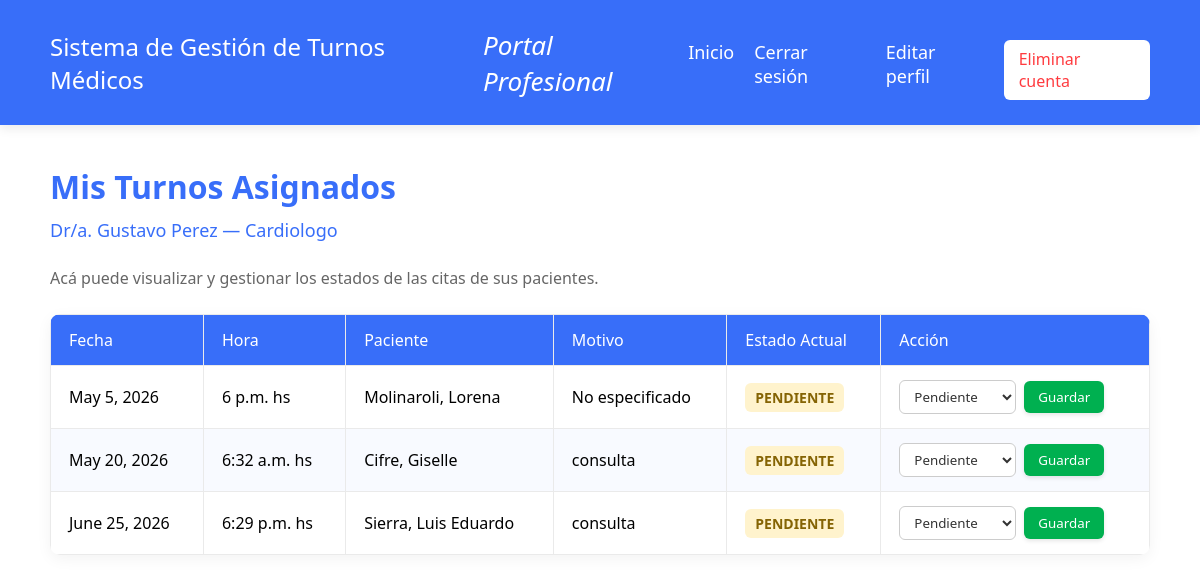
The app's page /lista-turnos-profesional/ (signed in), older data.
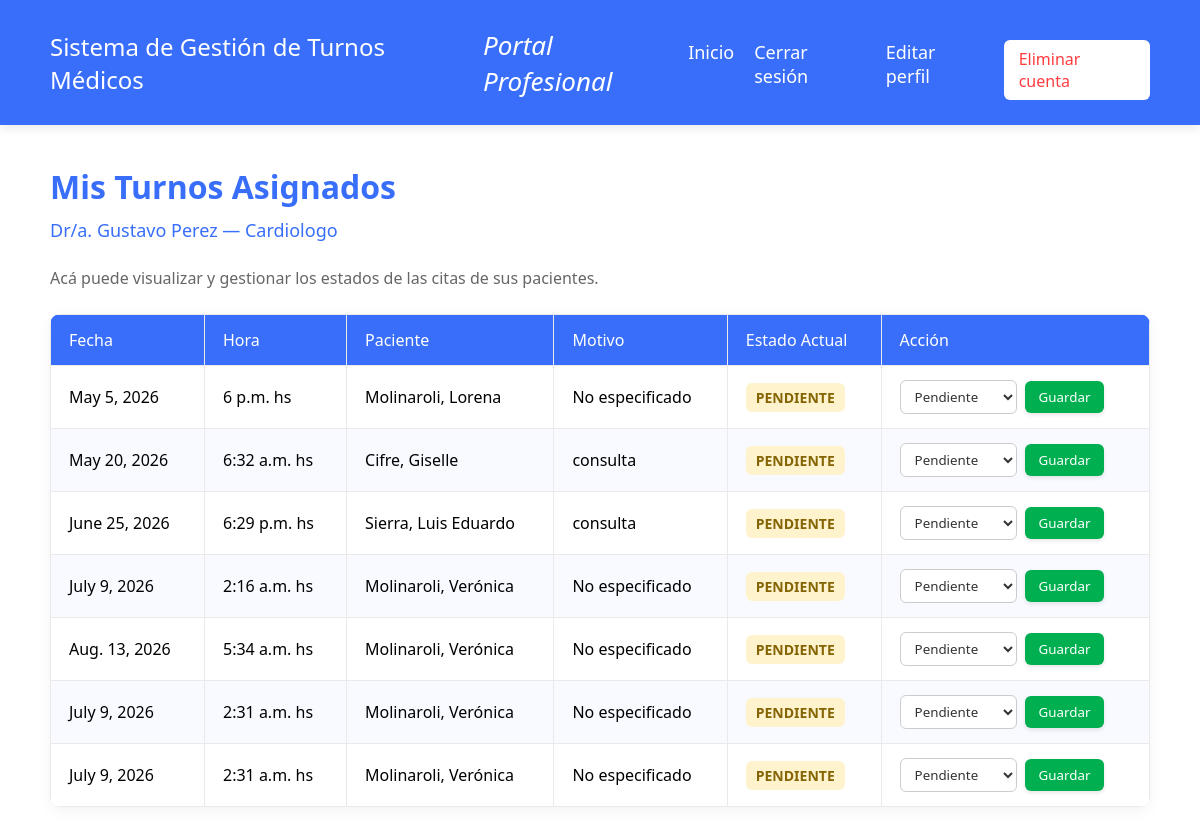
The same page, newer data.
### turnos/models.py (models this page shows, shortened)
class Profesional(models.Model):
    nombre = models.CharField(max_length=100)
    apellido = models.CharField(max_length=100)
    matricula = models.CharField(max_length=50, unique=True)
    especialidad = models.CharField(max_length=100)
    email = models.EmailField(unique=True, null=True, blank=True)
    contrasena = models.CharField(max_length=255) # Para guardar la clave encriptada

class Turno(models.Model):
    ESTADOS_CHOICES = [
        ('PENDIENTE', 'Pendiente'),
        ('CONFIRMADO', 'Confirmado'),
        ('CANCELADO', 'Cancelado'),
        ('REALIZADO', 'Realizado'),
    ]
    paciente = models.ForeignKey(Paciente, on_delete=models.CASCADE) # models.ForeignKey, conecta el turno directamente con un registro de paciente y de profesional
    profesional = models.ForeignKey(Profesional, on_delete=models.CASCADE) # on_delete=models.CASCADE, significa que si se borra un paciente del sistema, se van a borrar automáticamente todos sus turnos asociados.
    fecha = models.DateField()
    hora = models.TimeField()
    motivo = models.TextField(blank=True, null=True)
    estado = models.CharField(max_length=20, choices=ESTADOS_CHOICES, default='PENDIENTE')

class Paciente(models.Model):
    nombre = models.CharField(max_length=100)
    apellido = models.CharField(max_length=100)
    dni = models.CharField(max_length=20, unique=True)
    email = models.EmailField(unique=True)
    contrasena = models.CharField(max_length=255) # Para guardar la clave encriptada

### turnos/views.py (the view)
# urls.py: path('lista-turnos-profesional/', views.lista_turnos_profesional, name='lista_turnos_profesional'),
def lista_turnos_profesional(request):
    profesional_id = request.session.get('profesional_id')
    if not profesional_id:
        return redirect('ingreso_profesional')
    profesional = Profesional.objects.get(id=profesional_id)
    turnos = Turno.objects.filter(profesional_id=profesional_id)
    return render(request, 'turnos/lista_turnos_profesional.html', {
        'turnos': turnos,
        'profesional': profesional
    })

### turnos/templates/turnos/lista_turnos_profesional.html (shortened to what this page needs)
<!DOCTYPE html>
<html lang="es">
<head>
</head>
<body>
    <header>
        <div class="logo-titulo">Sistema de Gestión de Turnos Médicos</div>
        <div class="subtitulo-portal">Portal Profesional</div>
        <div style="display: flex; gap: 20px; margin-top: 15px;">
            <a href="{% url 'inicio' %}" style="color: white; text-decoration: none; font-size: 18px;">Inicio</a>
            <a href="{% url 'cerrar_sesion' %}" style="color: white; text-decoration: none; font-size: 18px;">Cerrar sesión</a>
            <a href="{% url 'editar_profesional' %}" style="color: white; text-decoration: none; font-size: 18px;">Editar perfil</a>
            <a href="{% url 'baja_profesional' %}" style="color: #FF3B3F; text-decoration: none; font-size: 16px; background-color: white; padding: 8px 15px; border-radius: 6px; font-weight: 500;">Eliminar cuenta</a>
        </div>
    </header>
    <div class="contenido">
        <h1>Mis Turnos Asignados</h1>
        <p style="color: #386EF9; font-size: 18px; font-weight: 500;">Dr/a. {{ profesional.nombre }} {{ profesional.apellido }} — {{ profesional.especialidad }}</p>
        <p>Acá puede visualizar y gestionar los estados de las citas de sus pacientes.</p>
        <table>
            <thead>
                <tr>
                    <th>Fecha</th>
                    <th>Hora</th>
                    <th>Paciente</th>
                    <th>Motivo</th>
                    <th>Estado Actual</th>
                    <th>Acción</th>
                </tr>
            </thead>
            <tbody>
                {% for turno in turnos %}
                <tr>
                    <td>{{ turno.fecha }}</td>
                    <td>{{ turno.hora }} hs</td>
                    <td>{{ turno.paciente.apellido }}, {{ turno.paciente.nombre }}</td>
                    <td>{{ turno.motivo|default:"No especificado" }}</td>
                    <td>
                        <span class="estado
                            {% if turno.estado == 'PENDIENTE' %}estado-pendiente
                            {% elif turno.estado == 'CONFIRMADO' %}estado-confirmado
                            {% elif turno.estado == 'REALIZADO' %}estado-realizado
                            {% else %}estado-cancelado{% endif %}">
                            {{ turno.estado }}
                        </span>
                    </td>
                    <td>
                        <form action="{% url 'cambiar_estado_turno' turno.id %}" method="POST" style="display: flex; align-items: center;">
                            <select name="estado">
                                <option value="PENDIENTE" {% if turno.estado == 'PENDIENTE' %}selected{% endif %}>Pendiente</option>
                            </select>
                            <button type="submit" class="btn-guardar">Guardar</button>
                        </form>
                    </td>
                </tr>
                {% empty %}
                <tr>
                    <td colspan="6" style="text-align: center; color: #999; padding: 30px;">No tenés turnos asignados en este momento.</td>
                </tr>
                {% endfor %}
            </tbody>
        </table>
    </div>
</body>
</html>

### turnos/templates/turnos/lista_turnos_profesional.html (style rules this page uses)
* { margin: 0; padding: 0; box-sizing: border-box; font-family: 'Segoe UI', Tahoma, Geneva, Verdana, sans-serif; }
body { background-color: #FFFFFF; height: 100vh; display: flex; flex-direction: column; }
header { background-color: #386EF9; width: 100%; padding: 25px 50px; display: flex; justify-content: space-between; align-items: center; box-shadow: 0 4px 10px rgba(0, 0, 0, 0.08); }
.logo-titulo { font-size: 24px; font-weight: 500; color: #FFFFFF; }
.subtitulo-portal { font-size: 26px; font-style: italic; font-weight: 500; color: #FFFFFF; }
.contenido { padding: 40px 50px; flex: 1; }
h1 { color: #386EF9; margin-bottom: 10px; font-weight: 600; }
p { color: #666; margin-bottom: 25px; }
table { width: 100%; border-collapse: collapse; background: #fff; border-radius: 10px; overflow: hidden; box-shadow: 0 4px 15px rgba(0,0,0,0.05); margin-top: 10px; }
th, td { padding: 14px 18px; border: 1px solid #EAEAEA; text-align: left; vertical-align: middle; }
th { background-color: #386EF9; color: white; font-weight: 500; }
tr:nth-child(even) { background-color: #F8FAFF; }
select { padding: 6px 10px; border-radius: 6px; border: 1px solid #CCCCCC; background-color: #FFFFFF; font-family: inherit; color: #333333; outline: none; cursor: pointer; }
.btn-guardar { background-color: #00B050; color: white; border: none; padding: 7px 14px; border-radius: 6px; font-weight: 500; cursor: pointer; margin-left: 8px; box-shadow: 0 2px 4px rgba(0, 0, 0, 0.1); transition: background 0.2s; }
.estado { font-weight: bold; padding: 5px 10px; border-radius: 6px; font-size: 14px; text-transform: uppercase; display: inline-block; }
.estado-pendiente { background-color: #FFF3CD; color: #856404; }

Row changes from the older to the newer data that the page shows:
added Turno: fecha "July 9, 2026", hora "2:16 a.m.", paciente.apellido "Molinaroli", paciente.nombre "Verónica", motivo "No especificado", estado "PENDIENTE", estado "Pendiente"
added Turno: fecha "Aug. 13, 2026", hora "5:34 a.m.", paciente.apellido "Molinaroli", paciente.nombre "Verónica", motivo "No especificado", estado "PENDIENTE", estado "Pendiente"
added Turno: fecha "July 9, 2026", hora "2:31 a.m.", paciente.apellido "Molinaroli", paciente.nombre "Verónica", motivo "No especificado", estado "PENDIENTE", estado "Pendiente"
added Turno: fecha "July 9, 2026", hora "2:31 a.m.", paciente.apellido "Molinaroli", paciente.nombre "Verónica", motivo "No especificado", estado "PENDIENTE", estado "Pendiente"
